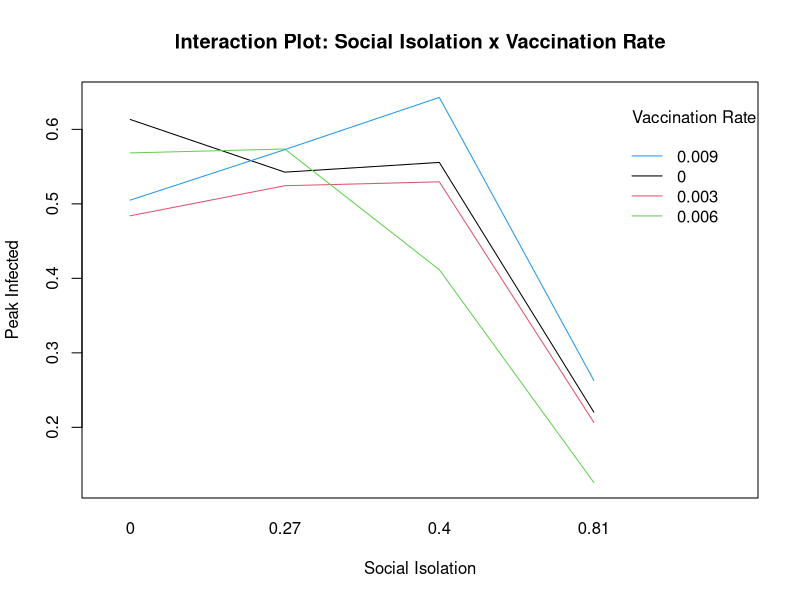
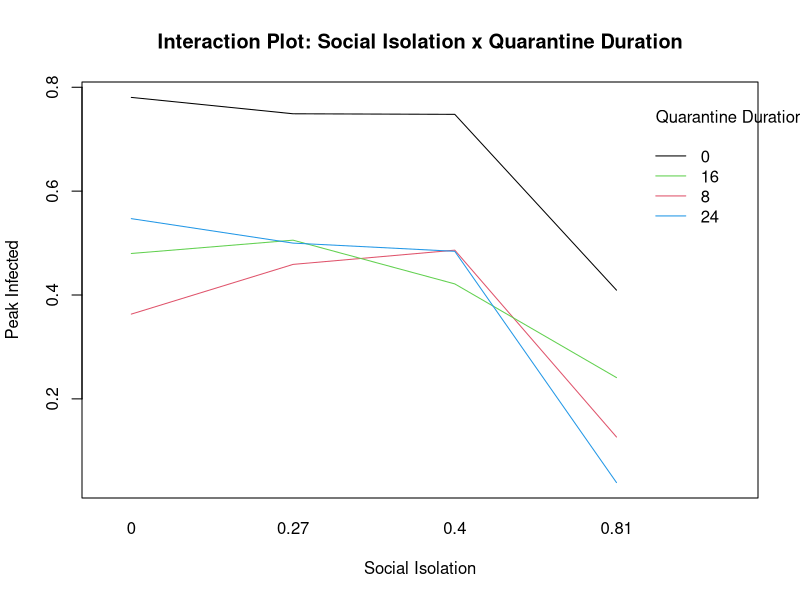
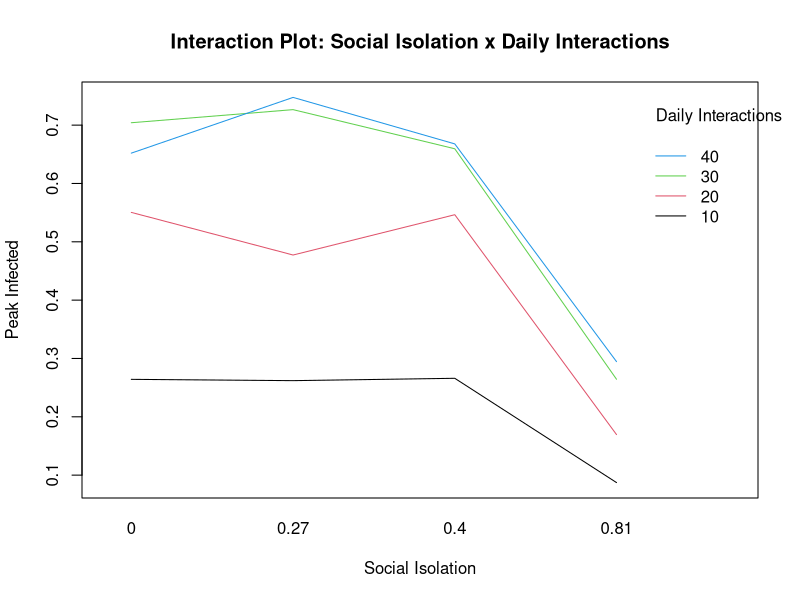
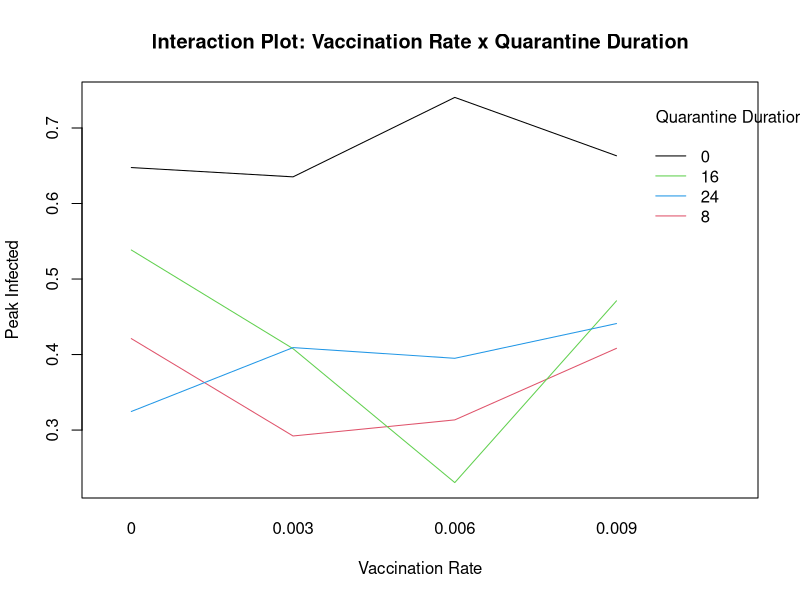
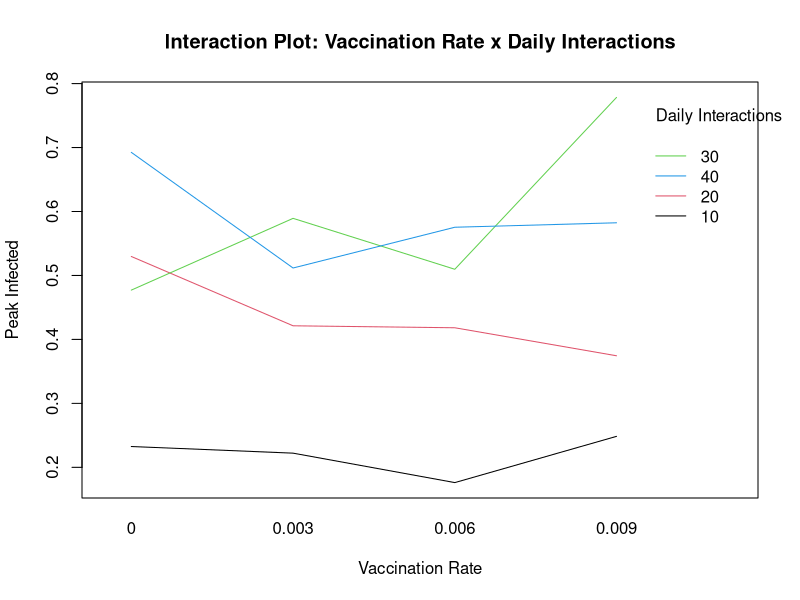
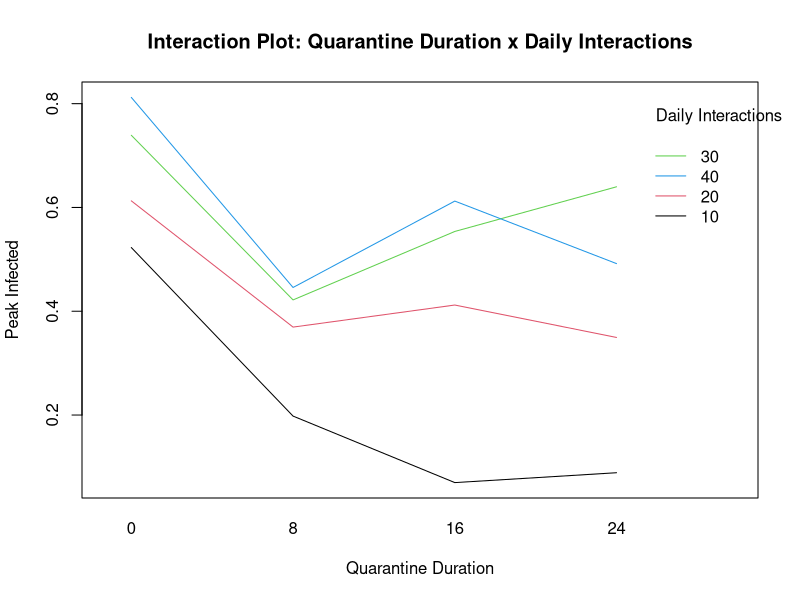

Generate these figures, in order, with R: (Note: this script raises an error after producing the figures.)
## ---- chunk 1
knitr::opts_chunk$set(warning = FALSE, message = FALSE, error = TRUE)
library(ggplot2)
library(car)
library(MASS)
library(dplyr)
## ---- chunk 2
data <- read.csv("fractional_pandemic.csv")
head(data)
summary(data)
# peak_infected is i+q

# TODO need to consider the aliasing structure so that we know what tertiary effects cannot actually be estimated here and mention this in report

# TODO I wonder if our levels for vaccination rate are high enough

# TODO Treatment contrasts?

# Anova
anova_model <- aov(peak_infected ~ social_isolation * rate_vaccinated * 
                quarantine_duration * daily_interactions, data = data)
summary(anova_model)

# Interaction plots
interaction.plot(
  x.factor = data$social_isolation,
  trace.factor = data$rate_vaccinated,
  response = data$peak_infected,
  col = 1:4,
  lty = 1,
  main = "Interaction Plot: Social Isolation x Vaccination Rate",
  xlab = "Social Isolation",
  ylab = "Peak Infected",
  trace.label = "Vaccination Rate"
)

interaction.plot(
  x.factor = data$social_isolation,
  trace.factor = data$quarantine_duration,
  response = data$peak_infected,
  col = 1:4,
  lty = 1,
  main = "Interaction Plot: Social Isolation x Quarantine Duration",
  xlab = "Social Isolation",
  ylab = "Peak Infected",
  trace.label = "Quarantine Duration"
)

interaction.plot(
  x.factor = data$social_isolation,
  trace.factor = data$daily_interactions,
  response = data$peak_infected,
  col = 1:4,
  lty = 1,
  main = "Interaction Plot: Social Isolation x Daily Interactions",
  xlab = "Social Isolation",
  ylab = "Peak Infected",
  trace.label = "Daily Interactions"
)

interaction.plot(
  x.factor = data$rate_vaccinated,
  trace.factor = data$quarantine_duration,
  response = data$peak_infected,
  col = 1:4,
  lty = 1,
  main = "Interaction Plot: Vaccination Rate x Quarantine Duration",
  xlab = "Vaccination Rate",
  ylab = "Peak Infected",
  trace.label = "Quarantine Duration"
)

interaction.plot(
  x.factor = data$rate_vaccinated,
  trace.factor = data$daily_interactions,
  response = data$peak_infected,
  col = 1:4,
  lty = 1,
  main = "Interaction Plot: Vaccination Rate x Daily Interactions",
  xlab = "Vaccination Rate",
  ylab = "Peak Infected",
  trace.label = "Daily Interactions"
)

interaction.plot(
  x.factor = data$quarantine_duration,
  trace.factor = data$daily_interactions,
  response = data$peak_infected,
  col = 1:4,
  lty = 1,
  main = "Interaction Plot: Quarantine Duration x Daily Interactions",
  xlab = "Quarantine Duration",
  ylab = "Peak Infected",
  trace.label = "Daily Interactions"
)




# Regression and Box-Cox
lm_model <- lm(peak_infected ~ social_isolation * rate_vaccinated * 
                quarantine_duration * daily_interactions, data = data)
summary(lm_model)

# Box-Cox Transformation
boxcox_result <- boxcox(lm_model, lambda = seq(-2, 2, by = 0.1))
optimal_lambda <- boxcox_result$x[which.max(boxcox_result$y)]
optimal_lambda # no transformation





# Residual plots
residuals_plot <- ggplot(data.frame(fitted = lm_model$fitted.values, 
                                    residuals = lm_model$residuals), 
                         aes(x = fitted, y = residuals)) +
  geom_point() +
  geom_hline(yintercept = 0, linetype = "dashed") +
  labs(title = "Residuals vs Fitted Values", x = "Fitted Values", y = "Residuals")
print(residuals_plot)

qqnorm(resid(lm_model))





# Bunch of other plots
ggplot(data, aes(x = as.factor(social_isolation), y = peak_infected)) +
  geom_boxplot() +
  labs(title = "Effect of Social Isolation on Peak Infected", 
       x = "Social Isolation Level", y = "Peak Infected")

ggplot(data, aes(x = as.factor(rate_vaccinated), y = peak_infected)) +
  geom_boxplot() +
  labs(title = "Effect of Vaccination Rate on Peak Infected", 
       x = "Vaccination Rate", y = "Peak Infected")

ggplot(data, aes(x = as.factor(quarantine_duration), y = peak_infected)) +
  geom_boxplot() +
  labs(title = "Effect of Quarantine Duration on Peak Infected",
    x = "Quarantine Duration (Days)", y = "Peak Infected")

ggplot(data, aes(x = as.factor(daily_interactions), y = peak_infected)) +
  geom_boxplot() +
  labs(title = "Effect of Daily Interactions on Peak Infected",
    x = "Daily Interactions", y = "Peak Infected")

pairs(data[, c("peak_infected", "social_isolation", "rate_vaccinated", 
               "quarantine_duration", "daily_interactions")], 
      main = "Scatterplot Matrix") #not useful

ggplot(data, aes(x = peak_infected)) +
  geom_histogram(bins = 30) +
  labs(title = "Distribution of Peak Infected", x = "Peak Infected", y = "Count")

ggplot(data, aes(x = peak_infected, fill = as.factor(social_isolation))) +
  geom_density(alpha = 0.5) +
  labs(title = "Density Plot of Peak Infected by Social Isolation", 
       x = "Peak Infected", fill = "Social Isolation Level")

ggplot(data, aes(x = peak_infected, fill = as.factor(rate_vaccinated))) +
  geom_density(alpha = 0.5) +
  labs(title = "Density Plot of Peak Infected by Vaccination Rate", 
       x = "Peak Infected", fill = "Vaccination Rate")

ggplot(data, aes(x = peak_infected, fill = as.factor(quarantine_duration))) +
  geom_density(alpha = 0.5) +
  labs(title = "Density Plot of Peak Infected by Quarantine Duration (Days)", 
       x = "Peak Infected", fill = "Quarantine Duration (Days)")

ggplot(data, aes(x = peak_infected, fill = as.factor(daily_interactions))) +
  geom_density(alpha = 0.5) +
  labs(title = "Density Plot of Peak Infected by Daily Interactions", 
       x = "Peak Infected", fill = "Daily Interactions")



